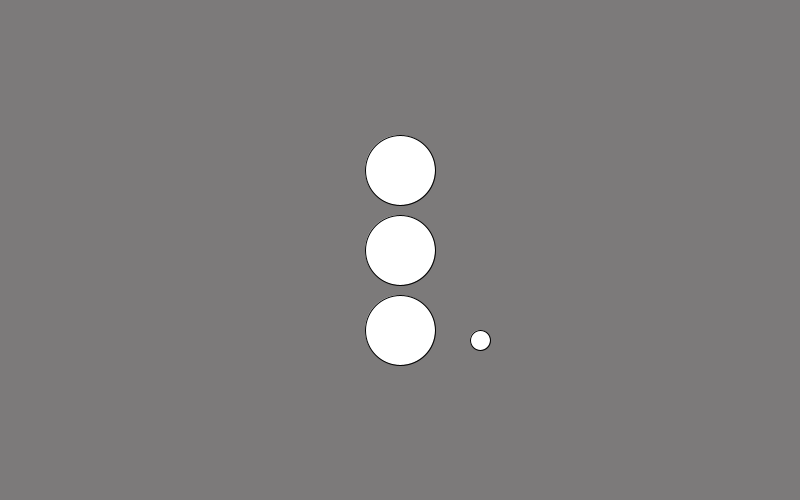
Frame 1 (no input)
Frame 60 (the mouse pressed at the canvas centre just before this capture): identical to frame 1, image omitted
Frame 120 (the mouse held since frame 60 and released just before this capture): identical to frame 1, image omitted

The Processing sketch that drew this single still picture (run headless with seeded random() and noise(); from frame 60 on, the mouse is pressed at the canvas centre):

// Processing sketch: StreetLight
// ── StreetLight.pde
/*
  David Valencia
 Gaming I
 Traffic light
 */

//variables

float halfheight;
float halfwidth;
int _nocolor = #FFFFFF;
int light1 = #FFFFFF;
int light2 = #FFFFFF;
int light3 = #FFFFFF;
int randomizer = #FFFFFF;
int randomnumb;

void setup()
{
  size(800, 500);

  halfwidth = width/2;
  halfheight = height/2;
}



void draw()
{

  background(#7C7A7A);

  //REDLIGHT

  fill(light1);
  ellipse(halfwidth, halfheight-80, 70, 70);

  //YELLOW LIGHT

  fill(light2);
  ellipse(halfwidth, halfheight, 70, 70);

  //GREENLIGHT

  fill(light3);
  ellipse(halfwidth, halfheight+80, 70, 70);

  //Everything light
  fill(randomizer);
  ellipse(halfwidth+80, halfheight+90, 20, 20);



  //DISTance Formula
  //println(dist(halfwidth+80, halfheight+90, mouseX, mouseY));
}

void mousePressed()
{
  if (mouseButton == LEFT) 
  {

    //RED LIGHT

    if (light1==#FFFFFF && (dist(mouseX, mouseY, halfwidth, halfheight-80)<= 35.014282))
    { 
      light1=#FF0B03;
      light3= #FFFFFF;
      light2= #FFFFFF;
    } else { 
      if (light1==#FF0B03  && (dist(mouseX, mouseY, halfwidth, halfheight-80)<= 35.014282))
      {    
        light1=#FFFFFF;
      }
    }

    //YELLOW LIGHT

    if (light2==#FFFFFF && (dist(mouseX, mouseY, halfwidth, halfheight)<= 35.014282))
    { 
      light2=#FFF303;
      light1= #FFFFFF;
      light3= #FFFFFF;
    } else { 
      if (light2==#FFF303  && (dist(mouseX, mouseY, halfwidth, halfheight)<= 35.014282))
      {    
        light2=#FFFFFF;
      }
    }

    //GREEN LIGHT

    if (light3==#FFFFFF && (dist(mouseX, mouseY, halfwidth, halfheight+80)<= 35.014282))
    { 
      light3= #10FF00;
      light1= #FFFFFF;
      light2= #FFFFFF;
    } else { 
      if (light3==#10FF00  && (dist(mouseX, mouseY, halfwidth, halfheight+80)<= 35.014282))
      {    
        light3=#FFFFFF;
      }
    }

    //EXCEPTION

    if (dist(halfwidth+80, halfheight+90, mouseX, mouseY) <= 10)
    {
      if (light1==#FF0B03 && light2==#FFF303 && light3==#10FF00)
      {
        light1= #FFFFFF;
        light2= #FFFFFF;
        light3= #FFFFFF;
      } else {
        if (light1==#FFFFFF || light2==#FFFFFF || light3==#FFFFFF)
        {
          light1=#FF0B03;
          light2=#FFF303;
          light3= #10FF00;
        }
      }

      //RANDOMNESS

      randomnumb= int(random(0, 4));
      if (randomnumb == 1)
      {
        randomizer = #FF0B03;
      } else { 
        if (randomnumb == 2)
        {
          randomizer = #FFF303;
        } else { 
          if (randomnumb == 3)
          {
            randomizer = #10FF00;
          }
        }
      }
    }
  }
}
